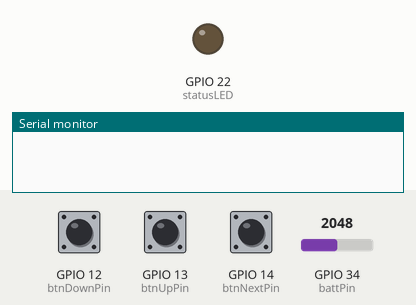
Bench run of a program on a simulated ESP32. Parts: output pins drawn as LEDs (lit = HIGH), the last lines printed to the serial monitor. The inputs (shaded band) are chosen by the test bench; at power-on: GPIO 12 (btnDownPin) HIGH, GPIO 13 (btnUpPin) HIGH, GPIO 14 (btnNextPin) HIGH, GPIO 34 (battPin) = 2048 (analog values on the 0–4095 scale). EEPROM starts erased; USB keyboard and mouse output is not drawn.

Above: at 0.0 s.
At 5.2 s:
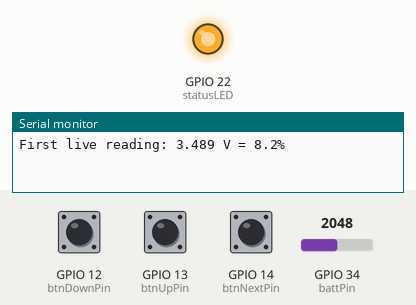
5.3 s: GPIO 12 (btnDownPin) pulled LOW for 0.15 s
8.4 s: GPIO 13 (btnUpPin) pulled LOW for 0.15 s
11.5 s: GPIO 14 (btnNextPin) pulled LOW for 0.15 s
13.1 s: GPIO 12 (btnDownPin) pulsed LOW 2 times (0.12 s each, 0.3 s apart)
15.2 s: GPIO 13 (btnUpPin) pulsed LOW 2 times (0.12 s each, 0.3 s apart)
Timing chart, 0 to 18.2 s (numbered marks = the images above; inputs shaded):
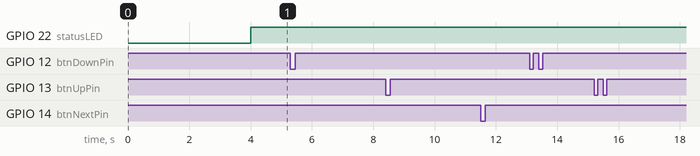

The program:

main.cpp
```cpp
#include <Arduino.h>
#include <BleCombo.h>
#include <EEPROM.h>

// --- Pins ---
const int btnUpPin = 13;
const int btnDownPin = 12;
const int btnNextPin = 14;
const int statusLED = 22;
const int battPin = 34;

// --- Voltage divider ---
const float R1 = 100000.0;
const float R2 = 100000.0;
const float VREF = 3.3;
const float CALIBRATION_FACTOR = 1.057;

// --- EEPROM addresses ---
const int EEPROM_VMIN_ADDR = 0;
const int EEPROM_VMAX_ADDR = 4;
const int EEPROM_LAST_PERCENT_ADDR = 8;

// --- Sampling ---
const int sampleCount = 12; // 12×5s = 1min
float voltageSamples[sampleCount];
int sampleIndex = 0;
bool samplesFilled = false;
bool reportedInitial = false;
unsigned long lastBatteryReport = 0;

// --- Learned min/max voltage ---
float v_min = 3.3;
float v_max = 4.26;

// --- Battery curve ---
const int N = 23;
const float cellVoltages[N] = {
  3.27, 3.61, 3.69, 3.71, 3.73,
  3.75, 3.77, 3.79, 3.80, 3.82,
  3.84, 3.85, 3.87, 3.91, 3.95,
  3.98, 4.02, 4.08, 4.11, 4.15,
  4.20, 4.23, 4.26
};
const float pct[N] = {
   0,   5,  10,  15,  20,
  25,  30,  35,  40,  45,
  50,  55,  60,  65,  70,
  75,  80,  85,  90,  95,
  98,  99, 100
};

// --- Button state ---
unsigned long lastScrollTime = 0;
const unsigned long scrollInterval = 150;
const unsigned long holdDelay = 100;
const unsigned long doubleClickWindow = 600;
unsigned long lastUpPress = 0;
unsigned long lastDownPress = 0;
bool lastUp = HIGH;
bool lastDown = HIGH;
bool lastNext = HIGH;

void saveFloat(int addr, float val) {
  EEPROM.put(addr, val);
  EEPROM.commit();
}

float readFloat(int addr) {
  float val;
  EEPROM.get(addr, val);
  return val;
}

float getAveragedVoltage(int samples = 20) {
  long sum = 0;
  for (int i = 0; i < samples; i++) {
    sum += analogRead(battPin);
    delay(2);
  }
  float avgRaw = sum / (float)samples;
  return avgRaw * (VREF / 4095.0) * (R1 + R2) / R2 * CALIBRATION_FACTOR;
}

float voltageToPercent(float v_cell) {
  if (v_cell <= cellVoltages[0]) return 0;
  if (v_cell >= cellVoltages[N - 1]) return 100;

  for (int i = 0; i < N - 1; i++) {
    if (v_cell >= cellVoltages[i] && v_cell < cellVoltages[i + 1]) {
      float t = (v_cell - cellVoltages[i]) / (cellVoltages[i + 1] - cellVoltages[i]);
      return pct[i] + t * (pct[i + 1] - pct[i]);
    }
  }
  return 0;
}

float getBatteryPercent(float voltage) {
  if (voltage < v_min) {
    v_min = voltage;
    saveFloat(EEPROM_VMIN_ADDR, v_min);
  }
  if (voltage > v_max) {
    v_max = voltage;
    saveFloat(EEPROM_VMAX_ADDR, v_max);
  }

  float curvePct = voltageToPercent(voltage);
  float learnedPct = (voltage - v_min) / (v_max - v_min) * 100.0;
  if (learnedPct < 0) learnedPct = 0;
  if (learnedPct > 100) learnedPct = 100;

  return (curvePct * 0.7) + (learnedPct * 0.3);
}

void setup() {
  Serial.begin(115200);
  pinMode(btnUpPin, INPUT_PULLUP);
  pinMode(btnDownPin, INPUT_PULLUP);
  pinMode(btnNextPin, INPUT_PULLUP);
  pinMode(statusLED, OUTPUT);
  analogReadResolution(12);
  delay(1000);

  EEPROM.begin(16);
  v_min = readFloat(EEPROM_VMIN_ADDR);
  v_max = readFloat(EEPROM_VMAX_ADDR);
  if (isnan(v_min) || v_min < 3.0 || v_min > 4.0) v_min = 3.3;
  if (isnan(v_max) || v_max < 4.0 || v_max > 4.3) v_max = 4.26;

  int lastSavedPercent = readFloat(EEPROM_LAST_PERCENT_ADDR);
  if (lastSavedPercent >= 0 && lastSavedPercent <= 100) {
    Keyboard.setBatteryLevel(lastSavedPercent);
    Serial.printf("Boot Battery Level: %d%% (from EEPROM)\n", lastSavedPercent);
  }

  Keyboard.begin();
  Mouse.begin();
  delay(3000); // allow voltage to settle
}

void reportBattery() {
  float voltage = getAveragedVoltage();
  voltageSamples[sampleIndex] = voltage;
  sampleIndex++;

  if (sampleIndex >= sampleCount) {
    sampleIndex = 0;
    samplesFilled = true;
  }

  float percent = 0;

  if (!reportedInitial) {
    // First runtime update at 5s
    percent = getBatteryPercent(voltage);
    Serial.printf("First live reading: %.3f V = %.1f%%\n", voltage, percent);
    reportedInitial = true;
  } else if (samplesFilled) {
    float sum = 0;
    for (int i = 0; i < sampleCount; i++) sum += voltageSamples[i];
    float avgV = sum / sampleCount;
    percent = getBatteryPercent(avgV);
    Serial.printf("AVG Battery: %.3f V = %.1f%%\n", avgV, percent);
  } else {
    Serial.printf("Collecting samples... (%d/%d)\n", sampleIndex, sampleCount);
    return;
  }

  int rounded = round(percent);
  Keyboard.setBatteryLevel(rounded);
  saveFloat(EEPROM_LAST_PERCENT_ADDR, rounded);
}

void loop() {
  unsigned long now = millis();

  if (!Keyboard.isConnected()) {
    static unsigned long lastBlink = 0;
    static bool ledOn = false;
    if (now - lastBlink > 200) {
      ledOn = !ledOn;
      digitalWrite(statusLED, ledOn ? HIGH : LOW);
      lastBlink = now;
    }
    return;
  }

  digitalWrite(statusLED, HIGH);

  if (now - lastBatteryReport > 5000) {
    reportBattery();
    lastBatteryReport = now;
  }

  // BUTTON INPUTS
  bool upNow = digitalRead(btnUpPin);
  bool downNow = digitalRead(btnDownPin);
  bool nextNow = digitalRead(btnNextPin);

  if (upNow == LOW && lastUp == HIGH) {
    if (now - lastUpPress <= doubleClickWindow) {
      Keyboard.write(KEY_RIGHT_ARROW);
      Serial.println("Double press UP → RIGHT ARROW");
      lastUpPress = 0;
    } else {
      Mouse.move(0, 0, 1);
      lastUpPress = now;
      Serial.println("Scroll UP");
    }
  }
  if (upNow == LOW && now - lastScrollTime > holdDelay) {
    Mouse.move(0, 0, 1);
    lastScrollTime = now;
  }
  lastUp = upNow;

  if (downNow == LOW && lastDown == HIGH) {
    if (now - lastDownPress <= doubleClickWindow) {
      Keyboard.write(KEY_LEFT_ARROW);
      Serial.println("Double press DOWN → LEFT ARROW");
      lastDownPress = 0;
    } else {
      Mouse.move(0, 0, -1);
      lastDownPress = now;
      Serial.println("Scroll DOWN");
    }
  }
  if (downNow == LOW && now - lastScrollTime > holdDelay) {
    Mouse.move(0, 0, -1);
    lastScrollTime = now;
  }
  lastDown = downNow;

  if (nextNow == LOW && lastNext == HIGH) {
    Keyboard.write(KEY_RIGHT_ARROW);
    Serial.println("NEXT → RIGHT ARROW");
  }
  lastNext = nextNow;

  delay(5);
}
```
